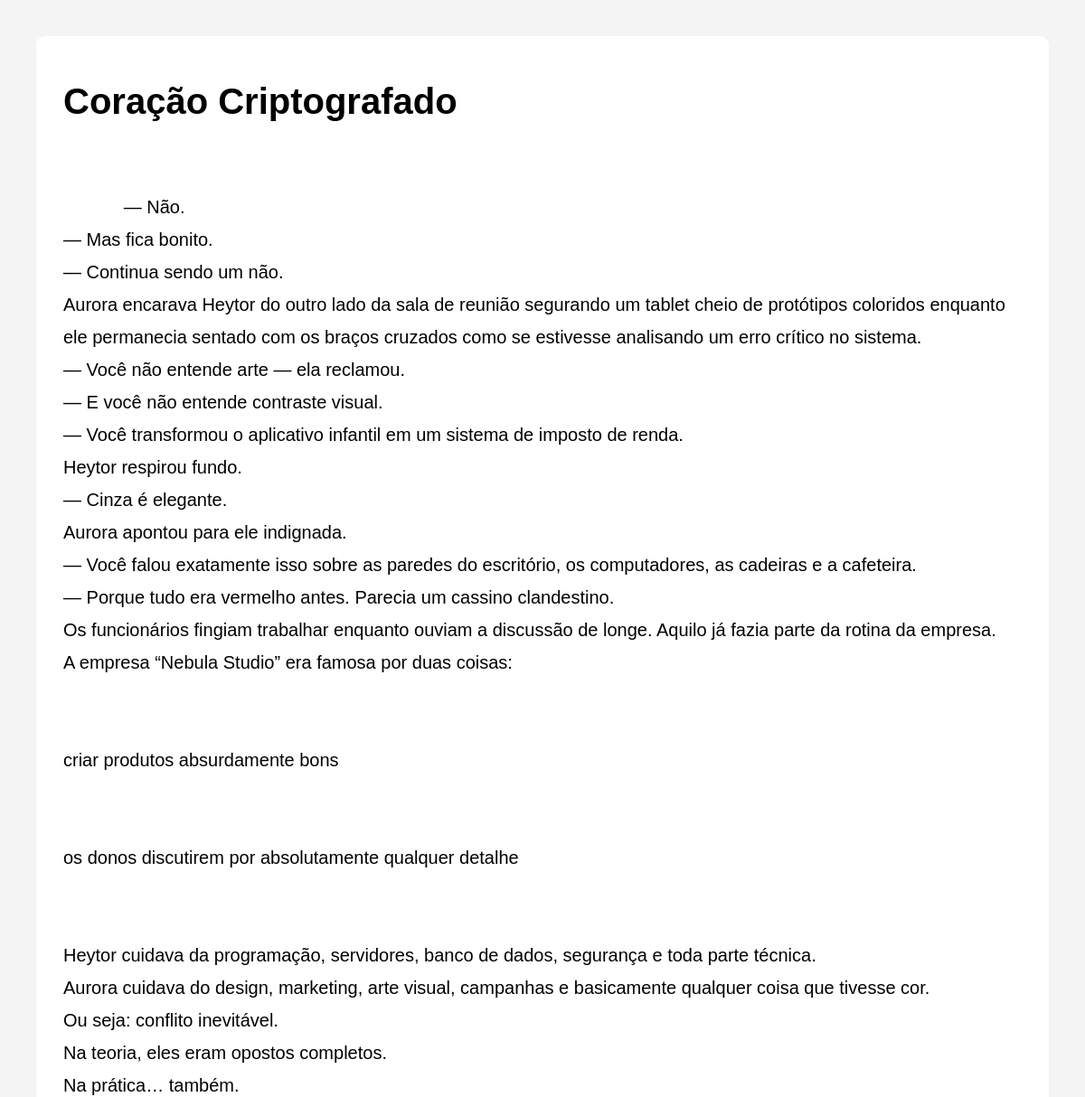
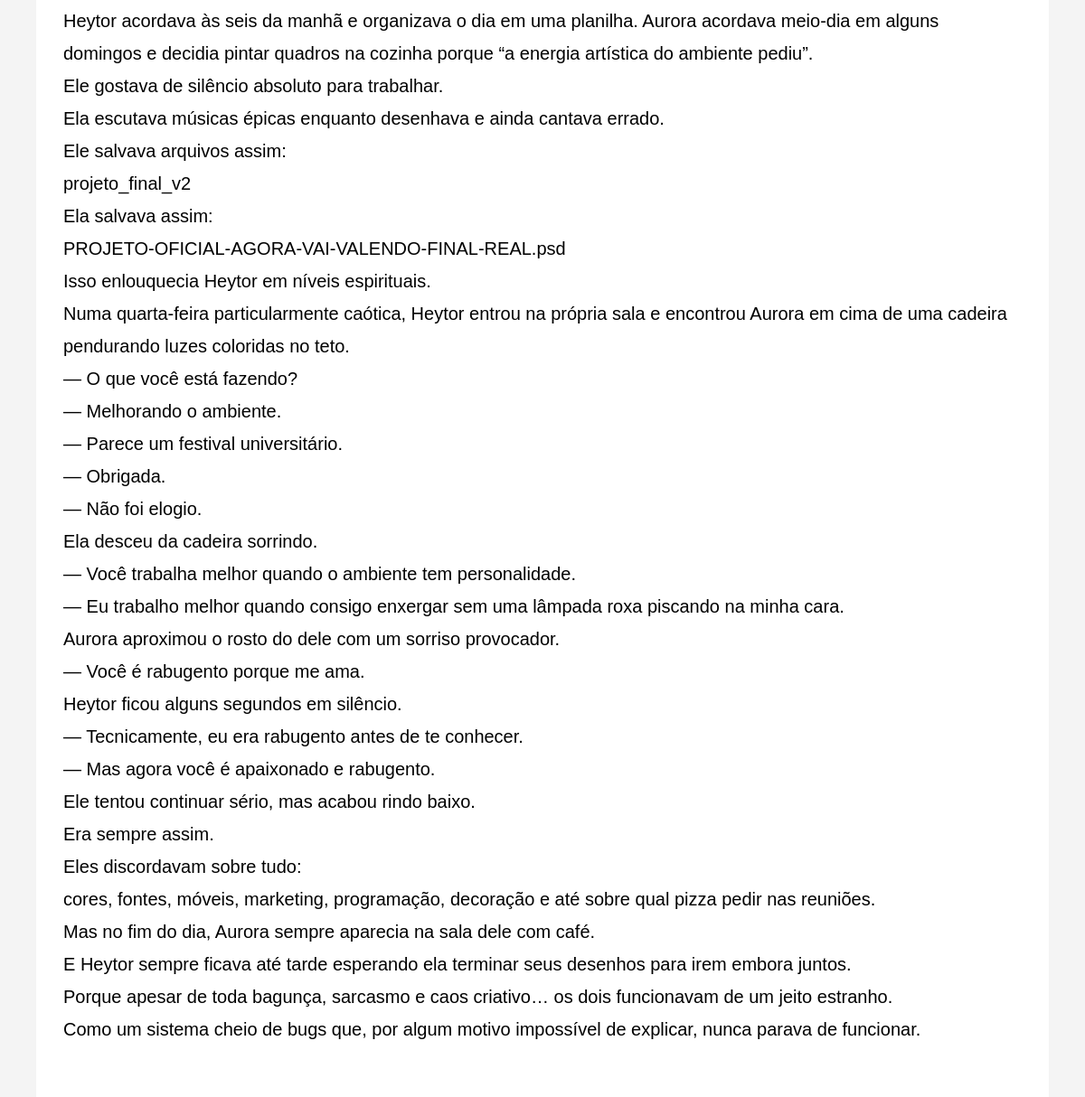
The page /lerLivro/2 on the database its author committed (2 pictures, top to bottom).
### model/livroModel.py (models this page shows)
class LivroModel(db.Model):
    __tablename__="livros"
    id=db.Column(db.Integer,primary_key=True)
    titulo=db.Column(db.String,nullable=False)
    autor=db.Column(db.String,nullable=False)
    descricao=db.Column(db.String,nullable=False)
    conteudo = db.Column(db.Text, nullable=False)
    caminhoImagem=db.Column(db.String,nullable=False,unique=True)
    quantPag=db.Column(db.Integer,nullable=False)

### app.py (the view)
@app.route("/lerLivro/<id>")
def lerLivro(id):
    idLivo=int(id)
    livro=controllerLivro.getConteudo(id)
    return render_template("lerLivro.html",livro=livro)

### controller/controllerLivro.py (called while the page is built)
    def getConteudo(self,id):
        livro=LivroModel.query.filter_by(id=id).first()
        return livro

### templates/lerLivro.html (shortened to what this page needs)
<!DOCTYPE html>
<html lang="pt-br">
<head>
</head>
<body>
    <div class="container">
        <p class="titulo">
            {{ livro.titulo }}
        </p>
        <div class="conteudo">
            {{ livro.conteudo }}
        </div>
    </div>
</body>
</html>

### templates/lerLivro.html (style rules this page uses)
body { font-family: Arial, Helvetica, sans-serif; margin:40px; background-color:#f4f4f4; }
.container { background:white; padding:30px; border-radius:10px; }
.titulo { font-size:40px; font-weight:bold; margin-top:20px; }
.conteudo { margin-top:30px; font-size:20px; line-height:1.8; white-space:pre-wrap; }

### rows shown on the page
LivroModel: titulo "Coração Criptografado", conteudo "— Não. — Mas fica bonito. — Continua sendo um não. Aurora encarava Heytor do outro lado da sala de reunião segurando um tablet cheio de protótipos coloridos enquanto ele permanecia sentado com os braços cruzados como se estivesse analisando um erro crítico no sistema. — Você não entende arte — ela reclamou. — E você não entende contraste visual. — Você transformou o aplicativo infantil em um sistema de imposto de renda. Heytor respirou fundo. — Cinza é elegante. Aurora apontou para ele indignada. — Você falou exatamente isso sobre as paredes do escritório, os computadores, as cadeiras e a cafeteira. — Porque tudo era vermelho antes. Parecia um cassino clandestino. Os funcionários fingiam…"
